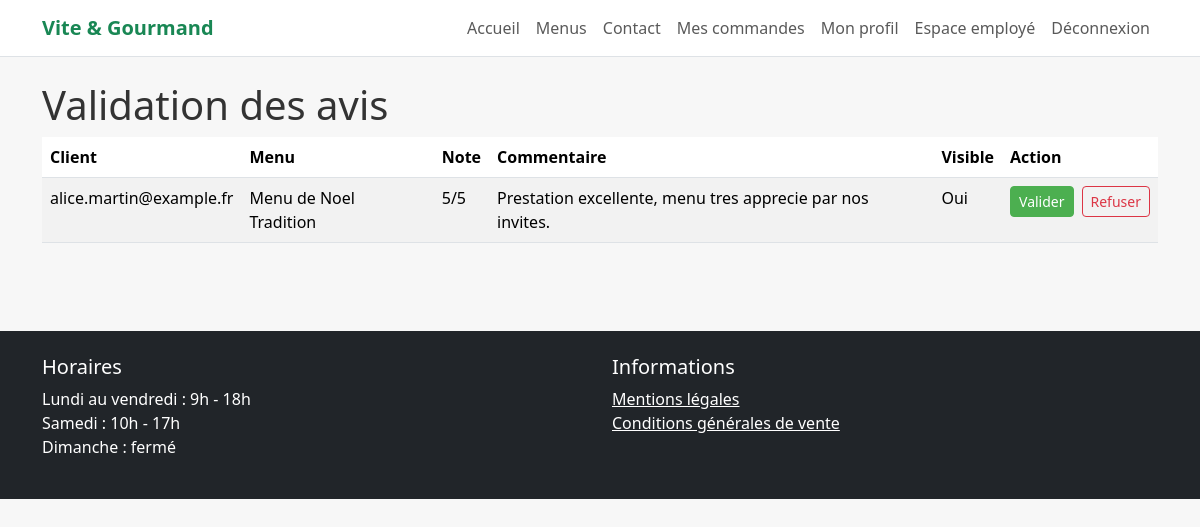
Page /employee/reviews (signed in) on the committed database.
### tables this page shows
CREATE TABLE avis (
  id_avis INT AUTO_INCREMENT PRIMARY KEY,
  id_commande INT NOT NULL,
  id_utilisateur INT NOT NULL,
  note TINYINT NOT NULL,
  commentaire TEXT NOT NULL,
  valide BOOLEAN NOT NULL DEFAULT FALSE,
  date_avis DATETIME NOT NULL DEFAULT CURRENT_TIMESTAMP,
  CONSTRAINT fk_avis_commande
    FOREIGN KEY (id_commande) REFERENCES commande(id_commande)
    ON DELETE CASCADE,
  CONSTRAINT fk_avis_utilisateur
    FOREIGN KEY (id_utilisateur) REFERENCES utilisateur(id_utilisateur),
  CONSTRAINT chk_avis_note CHECK (note BETWEEN 1 AND 5)
);

CREATE TABLE utilisateur (
  id_utilisateur INT AUTO_INCREMENT PRIMARY KEY,
  id_role INT NOT NULL,
  nom VARCHAR(100) NOT NULL,
  prenom VARCHAR(100) NOT NULL,
  email VARCHAR(180) NOT NULL UNIQUE,
  telephone VARCHAR(20) NOT NULL,
  adresse VARCHAR(255) NOT NULL,
  mot_de_passe_hash VARCHAR(255) NOT NULL,
  actif BOOLEAN NOT NULL DEFAULT TRUE,
  date_creation DATETIME NOT NULL DEFAULT CURRENT_TIMESTAMP,
  CONSTRAINT fk_utilisateur_role
    FOREIGN KEY (id_role) REFERENCES role(id_role)
);

CREATE TABLE menu (
  id_menu INT AUTO_INCREMENT PRIMARY KEY,
  id_theme INT NOT NULL,
  id_regime INT NOT NULL,
  titre VARCHAR(150) NOT NULL,
  description TEXT NOT NULL,
  nb_personnes_min INT NOT NULL,
  prix_minimum DECIMAL(10,2) NOT NULL,
  conditions_menu TEXT NOT NULL,
  stock_disponible INT NOT NULL DEFAULT 0,
  actif BOOLEAN NOT NULL DEFAULT TRUE,
  CONSTRAINT fk_menu_theme
    FOREIGN KEY (id_theme) REFERENCES theme(id_theme),
  CONSTRAINT fk_menu_regime
    FOREIGN KEY (id_regime) REFERENCES regime(id_regime),
  CONSTRAINT chk_menu_nb_personnes CHECK (nb_personnes_min > 0),
  CONSTRAINT chk_menu_prix CHECK (prix_minimum >= 0),
  CONSTRAINT chk_menu_stock CHECK (stock_disponible >= 0)
);

### app/core/Controller.php (called while the page is built, shortened)
<?php
class Controller
{
    protected function view(string $view, array $data = []): void
    {
        extract($data);
        require __DIR__ . '/../views/layouts/header.php';
        require __DIR__ . '/../views/' . $view . '.php';
        require __DIR__ . '/../views/layouts/footer.php';
    }
}

### app/controllers/EmployeeController.php (called while the page is built, shortened)
<?php
class EmployeeController extends Controller
{
    public function reviews(): void
    {
        $pdo = Database::getConnection();
        $reviews = $pdo->query("SELECT a.*, u.email, m.titre AS menu_titre
                                FROM avis a
                                JOIN utilisateur u ON u.id_utilisateur = a.id_utilisateur
                                JOIN commande c ON c.id_commande = a.id_commande
                                JOIN menu m ON m.id_menu = c.id_menu
                                ORDER BY a.date_avis DESC")->fetchAll();
        $this->view('employee/reviews', ['reviews' => $reviews]);
    }
}

### app/core/Router.php (called while the page is built, shortened)
<?php
class Router
{
    private array $routes = [];
    public function get(string $path, array $action): void
    {
        $this->routes['GET'][$path] = $action;
    }
    public function post(string $path, array $action): void
    {
        $this->routes['POST'][$path] = $action;
    }
    public function dispatch(string $method, string $uri): void
    {
        $path = parse_url($uri, PHP_URL_PATH);
        [$controllerClass, $methodName] = $this->routes[$method][$path];
        $controller = new $controllerClass();
        $controller->$methodName();
    }
}

### public/index.php (called while the page is built, shortened)
<?php
require_once __DIR__ . '/../app/core/Controller.php';
require_once __DIR__ . '/../app/core/Router.php';
require_once __DIR__ . '/../app/core/Security.php';
$router = new Router();
$router->get('/', [HomeController::class, 'index']);
$router->get('/menus', [MenuController::class, 'index']);
$router->get('/menu', [MenuController::class, 'show']);
$router->get('/login', [AuthController::class, 'loginForm']);
$router->post('/login', [AuthController::class, 'login']);
$router->get('/register', [AuthController::class, 'registerForm']);
$router->post('/register', [AuthController::class, 'register']);
$router->get('/logout', [AuthController::class, 'logout']);
$router->get('/contact', [ContactController::class, 'form']);
$router->post('/contact', [ContactController::class, 'send']);
$router->get('/orders/create', [OrderController::class, 'create']);
$router->post('/orders/store', [OrderController::class, 'store']);
$router->get('/user/orders', [UserController::class, 'orders']);
$router->get('/employee/dashboard', [EmployeeController::class, 'dashboard']);
$router->get('/employee/menus', [EmployeeController::class, 'menus']);
$router->get('/employee/menu-create', [EmployeeController::class, 'createMenu']);
$router->post('/employee/menu-store', [EmployeeController::class, 'storeMenu']);
$router->get('/employee/orders', [EmployeeController::class, 'orders']);
$router->post('/employee/order-status', [EmployeeController::class, 'updateOrderStatus']);
$router->get('/admin/dashboard', [AdminController::class, 'dashboard']);
$router->get('/admin/employees', [AdminController::class, 'employees']);
$router->post('/admin/employees/store', [AdminController::class, 'storeEmployee']);
$router->post('/admin/employees/toggle', [AdminController::class, 'toggleEmployee']);
$router->get('/api/menus', [ApiController::class, 'menus']);
$router->get('/password/forgot', [PasswordController::class, 'forgotForm']);
$router->post('/password/forgot', [PasswordController::class, 'sendLink']);
$router->get('/password/reset', [PasswordController::class, 'resetForm']);
$router->post('/password/reset', [PasswordController::class, 'reset']);
$router->get('/employee/menu-edit', [EmployeeController::class, 'editMenu']);
$router->post('/employee/menu-update', [EmployeeController::class, 'updateMenu']);
$router->post('/employee/menu-delete', [EmployeeController::class, 'deleteMenu']);
$router->get('/employee/plates', [PlateController::class, 'index']);
$router->post('/employee/plates/store', [PlateController::class, 'store']);
$router->post('/employee/plates/delete', [PlateController::class, 'delete']);
$router->get('/employee/hours', [HoursController::class, 'index']);
$router->post('/employee/hours/update', [HoursController::class, 'update']);
$router->get('/employee/contacts', [EmployeeController::class, 'contacts']);
$router->post('/employee/contact-treated', [EmployeeController::class, 'markContactTreated']);
$router->post('/user/order-cancel', [UserController::class, 'cancelOrder']);
$router->get('/user/profile', [UserController::class, 'profile']);
$router->post('/user/profile-update', [UserController::class, 'updateProfile']);
$router->get('/admin/stats.json', [AdminController::class, 'statsJson']);
$router->post('/user/review', [ReviewController::class, 'store']);
$router->get('/employee/reviews', [EmployeeController::class, 'reviews']);
$router->post('/employee/review-validate', [EmployeeController::class, 'validateReview']);
$router->dispatch($_SERVER['REQUEST_METHOD'], $_SERVER['REQUEST_URI']);

### app/core/Security.php (called while the page is built, shortened)
<?php
class Security
{
    public static function e(string $value): string
    {
        return htmlspecialchars($value, ENT_QUOTES, 'UTF-8');
    }
}

### app/views/employee/reviews.php (the view, shortened to what this page needs)
<h1>Validation des avis</h1>
<table class="table table-striped">
<thead><tr><th>Client</th><th>Menu</th><th>Note</th><th>Commentaire</th><th>Visible</th><th>Action</th></tr></thead>
<tbody>
<?php foreach ($reviews as $review): ?>
<tr>
    <td><?= Security::e($review['email']) ?></td>
    <td><?= Security::e($review['menu_titre']) ?></td>
    <td><?= (int)$review['note'] ?>/5</td>
    <td><?= Security::e($review['commentaire']) ?></td>
    <td><?= $review['valide'] ? 'Oui' : 'Non' ?></td>
    <td>
        <form method="post" action="/employee/review-validate" class="d-flex gap-2">
            <button class="btn btn-sm btn-success" name="valide" value="1">Valider</button>
            <button class="btn btn-sm btn-outline-danger" name="valide" value="0">Refuser</button>
        </form>
    </td>
</tr>
<?php endforeach; ?>
</tbody>
</table>

### public/assets/css/style.css (style rules this page uses)
body { background: #f7f7f7; color: #333; }
.btn-success { background-color: #4CAF50; border-color: #4CAF50; }

### rows in the picture
avis: id_utilisateur.email "alice.martin@example.fr", menu.titre "Menu de Noel Tradition", note "5", commentaire "Prestation excellente, menu tres apprecie par nos invites.", valide "Oui"
